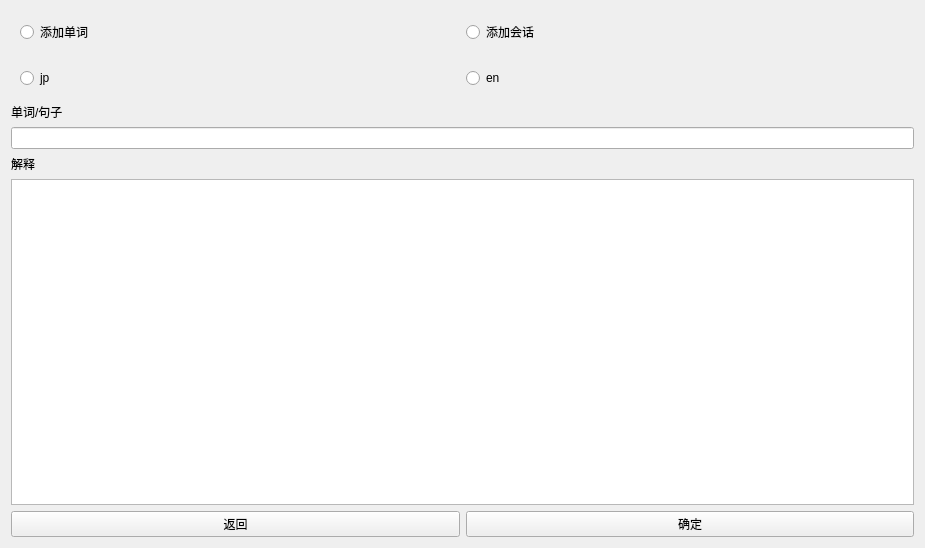
<?xml version="1.0" encoding="UTF-8"?>
<ui version="4.0">
 <class>AddingPage</class>
 <widget class="QWidget" name="AddingPage">
  <property name="geometry">
   <rect>
    <x>0</x>
    <y>0</y>
    <width>925</width>
    <height>548</height>
   </rect>
  </property>
  <property name="windowTitle">
   <string>Form</string>
  </property>
  <layout class="QVBoxLayout" name="verticalLayout_2">
   <item>
    <widget class="QWidget" name="w1_2" native="true">
     <layout class="QHBoxLayout" name="horizontalLayout_2">
      <item>
       <widget class="QRadioButton" name="rb_addWord">
        <property name="text">
         <string>添加单词</string>
        </property>
        <property name="autoExclusive">
         <bool>true</bool>
        </property>
       </widget>
      </item>
      <item>
       <widget class="QRadioButton" name="rb_addSenten">
        <property name="text">
         <string>添加会话</string>
        </property>
        <property name="autoExclusive">
         <bool>true</bool>
        </property>
       </widget>
      </item>
     </layout>
    </widget>
   </item>
   <item>
    <widget class="QWidget" name="w1" native="true">
     <layout class="QHBoxLayout" name="horizontalLayout">
      <item>
       <widget class="QRadioButton" name="rb_jp">
        <property name="text">
         <string>jp</string>
        </property>
        <property name="autoExclusive">
         <bool>true</bool>
        </property>
       </widget>
      </item>
      <item>
       <widget class="QRadioButton" name="rb_en">
        <property name="text">
         <string>en</string>
        </property>
        <property name="autoExclusive">
         <bool>true</bool>
        </property>
       </widget>
      </item>
     </layout>
    </widget>
   </item>
   <item>
    <layout class="QVBoxLayout" name="verticalLayout">
     <item>
      <widget class="QLabel" name="label">
       <property name="text">
        <string>单词/句子</string>
       </property>
      </widget>
     </item>
     <item>
      <widget class="QLineEdit" name="le_wordOrSenten"/>
     </item>
     <item>
      <widget class="QLabel" name="label_2">
       <property name="text">
        <string>解释</string>
       </property>
      </widget>
     </item>
     <item>
      <widget class="QPlainTextEdit" name="pt_paraphrase"/>
     </item>
    </layout>
   </item>
   <item>
    <layout class="QHBoxLayout" name="horizontalLayout_3">
     <item>
      <widget class="QPushButton" name="pb_back">
       <property name="text">
        <string>返回</string>
       </property>
      </widget>
     </item>
     <item>
      <widget class="QPushButton" name="pb_confirm">
       <property name="text">
        <string>确定</string>
       </property>
      </widget>
     </item>
    </layout>
   </item>
  </layout>
 </widget>
 <resources/>
 <connections/>
</ui>
